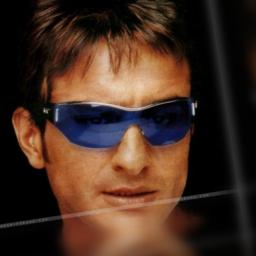
#> input picture Images/27947.jpg, 256 x 256 px
$ python -i functions.py   (imports and definitions only)
#> lines starting #> are read from the running program, lines starting #| are printed output that depends on the picture
#> further down, picture is the input picture: shape (256, 256, 3); mean B, G, R 33.8, 46, 69.6
import torch
import torch.nn.functional as F
from PIL import Image, ImageEnhance
import numpy as np
import torch
import cv2   # هنا هنستخدم OpenCV

# ------------------------------
# Utilities
# ------------------------------
# [129 lines left out: functions dark_channel, atm_light, transmission_est, boxfilter, guided_filter, recover and 4 more, not called in this run]


import cv2
import numpy as np

def smooth_image(img_np, method="bilateral", kernel_size=5):
    """
    img_np: صورة numpy 0-1 (float)
    method: "gaussian" | "median" | "bilateral"
    kernel_size: حجم الفلتر
    """
#> called with method = 'bilateral', kernel_size = 5
    img_uint8 = (img_np * 255).astype(np.uint8)
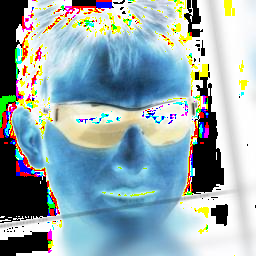
#> img_uint8: shape (256, 256, 3); mean B, G, R 174.9, 169.3, 148.1

    if method == "gaussian":
        smoothed = cv2.GaussianBlur(img_uint8, (kernel_size, kernel_size), 0)

    elif method == "median":
        smoothed = cv2.medianBlur(img_uint8, kernel_size)

    elif method == "bilateral":
        smoothed = cv2.bilateralFilter(img_uint8, d=kernel_size, sigmaColor=75, sigmaSpace=75)

    else:
        raise ValueError("Unknown method. Use: gaussian | median | bilateral")

    return smoothed / 255.0

>>> import cv2
>>> picture = cv2.imread('Images/27947.jpg')
>>> result = smooth_image(picture)

$ run again, on Images/27994.jpg
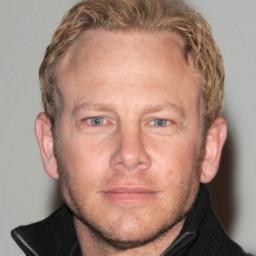
#> input picture Images/27994.jpg, 256 x 256 px
#> picture is the input picture: shape (256, 256, 3); mean B, G, R 122, 134.6, 163.3
#> in smooth_image, `img_uint8 = (img_np * 255).astype(np.uint8)`:
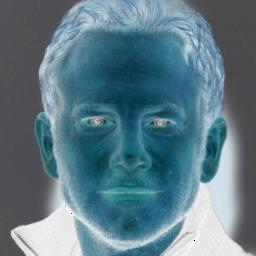
#> img_uint8: shape (256, 256, 3); mean B, G, R 133.9, 121.4, 92.7

$ run again, on Images/27997.jpg
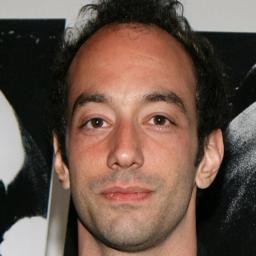
#> input picture Images/27997.jpg, 256 x 256 px
#> picture is the input picture: shape (256, 256, 3); mean B, G, R 74.5, 85.7, 107.5
#> in smooth_image, `img_uint8 = (img_np * 255).astype(np.uint8)`:
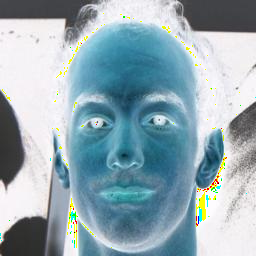
#> img_uint8: shape (256, 256, 3); mean B, G, R 178.9, 170, 147.8

$ run again, on Images/28017.jpg
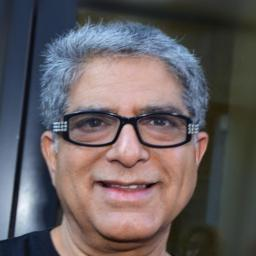
#> input picture Images/28017.jpg, 256 x 256 px
#> picture is the input picture: shape (256, 256, 3); mean B, G, R 95.8, 93.6, 100.8
#> in smooth_image, `img_uint8 = (img_np * 255).astype(np.uint8)`:
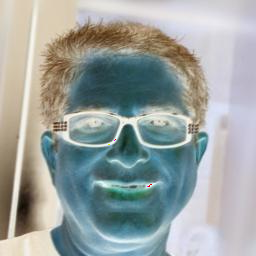
#> img_uint8: shape (256, 256, 3); mean B, G, R 160.2, 162.4, 155.2
